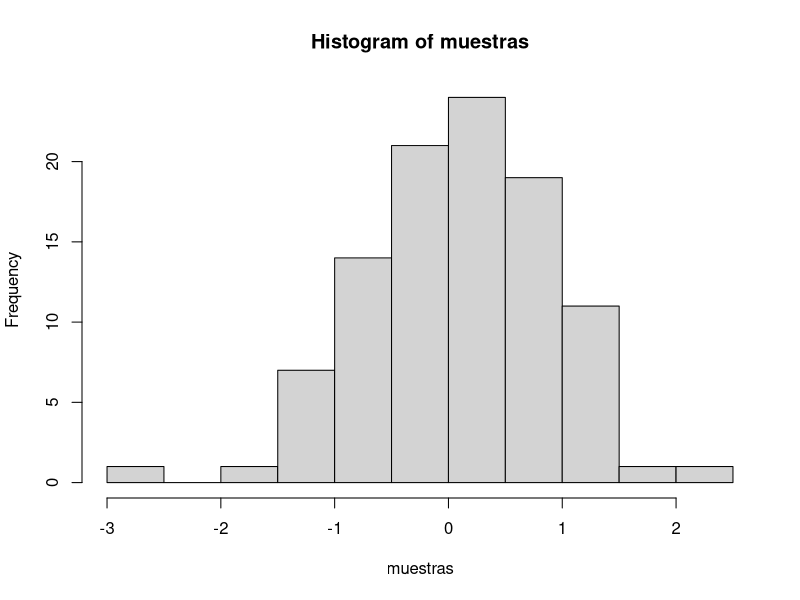

Reproduce this figure in R.
## ---- chunk 1
knitr::opts_chunk$set(message=FALSE,warning=FALSE, cache=TRUE)
## ---- chunk 2
muestras <- rnorm(100, mean=0, sd=1)
hist(muestras)
